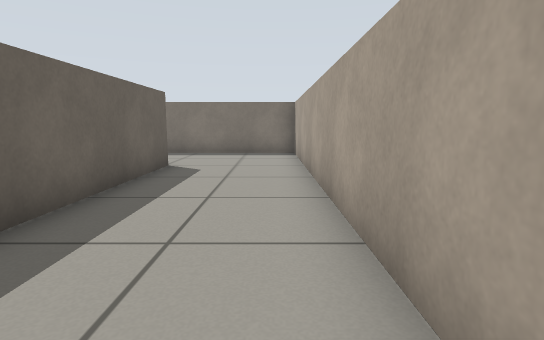
[1] (above)

18 first-person views from a walk through a Gazebo world. The camera is 0.57 m above the floor, tilts 8° down and sees 80° across. The floor is counted in squares, 0.5 m on a side. Each view is taken from the middle of a square. On the plan, view 1 faces up. The plan holds only what a view shows up to about 13 squares ahead; the rest is blank.

[2]
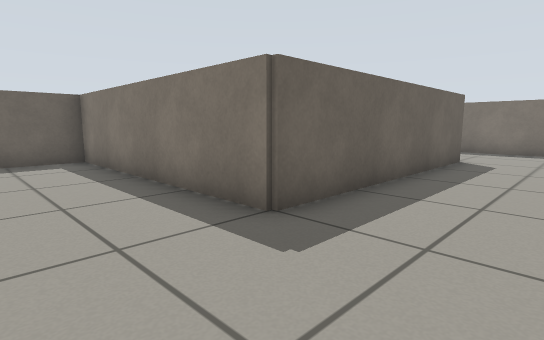

[3]
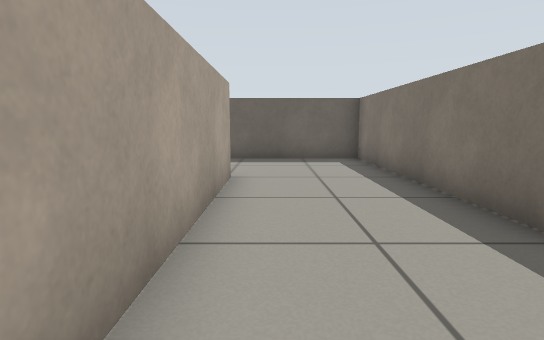

[4]
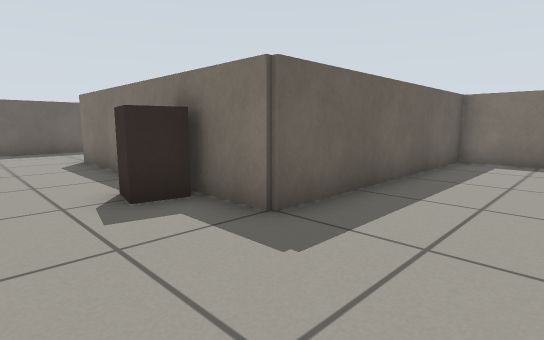

[5]
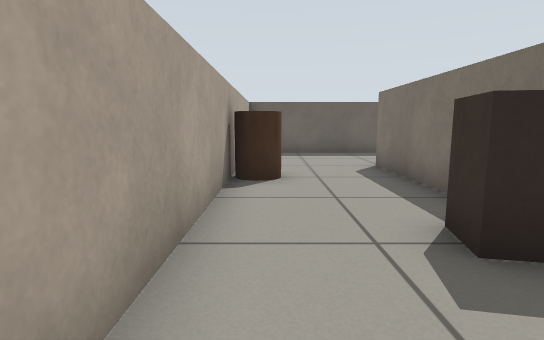

[6]
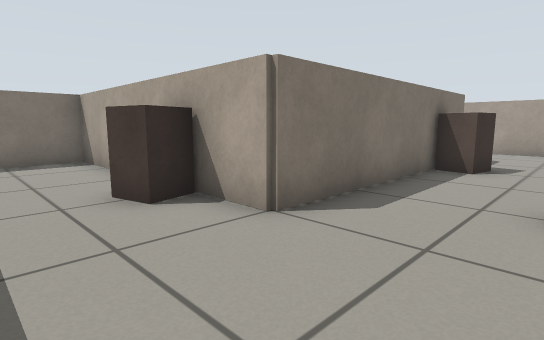

[7]
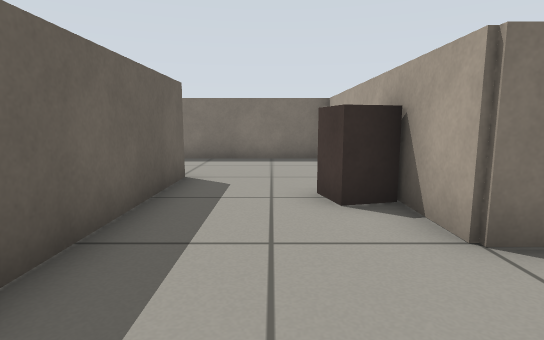

[8]
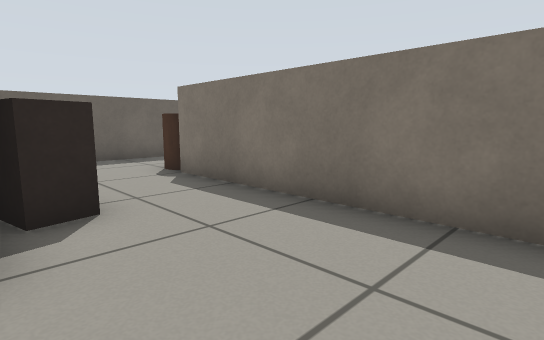

[9]
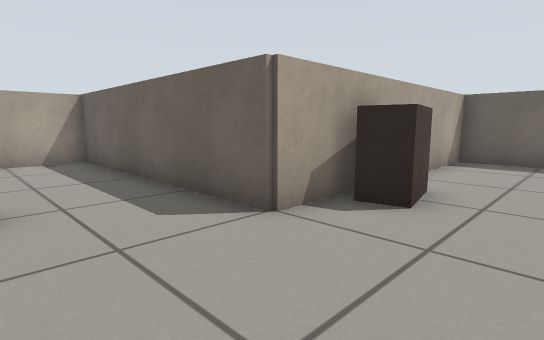

[10]
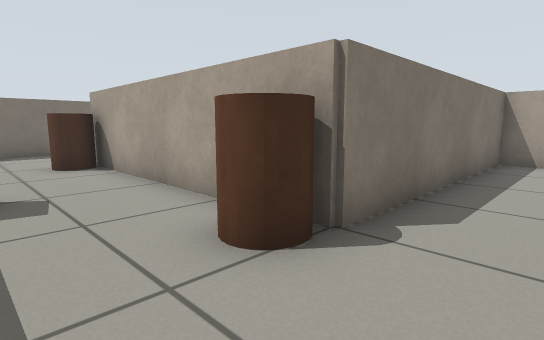

[11]
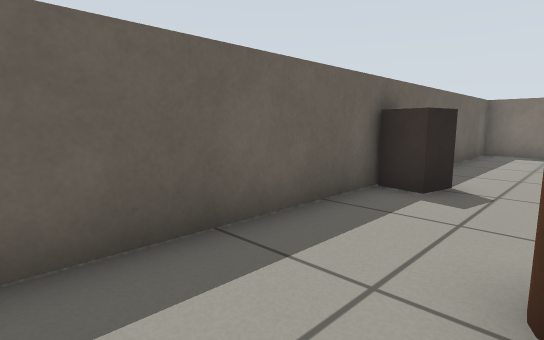

[12]
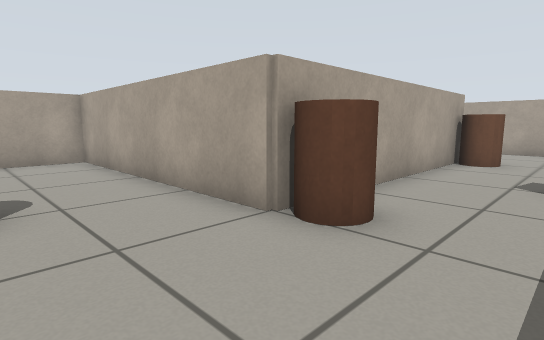

[13]
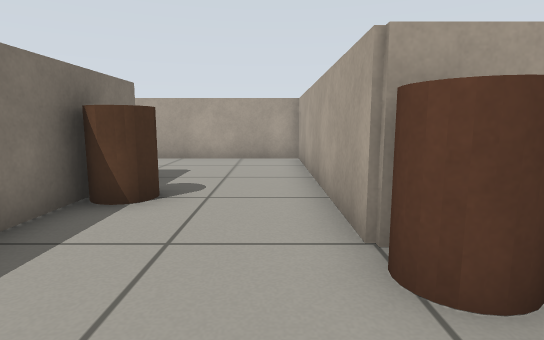

[14]
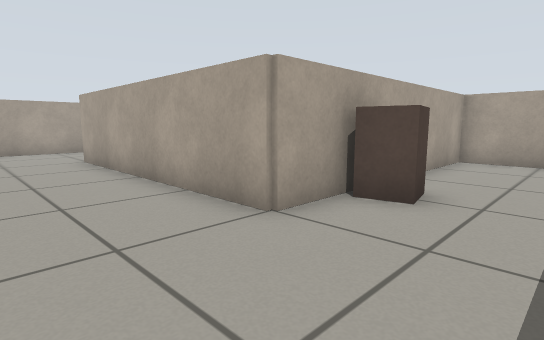

[15]
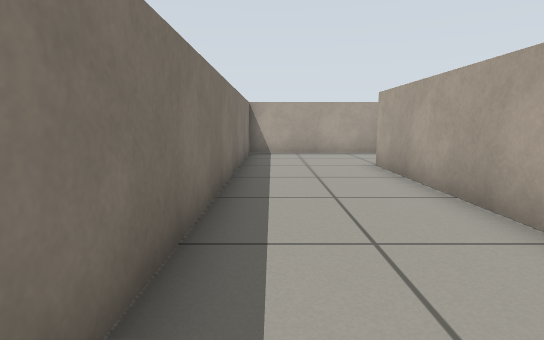

[16]
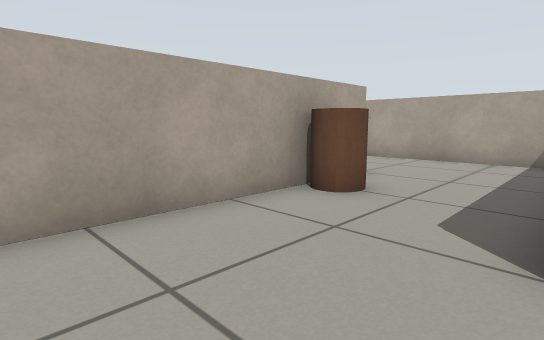

[17]
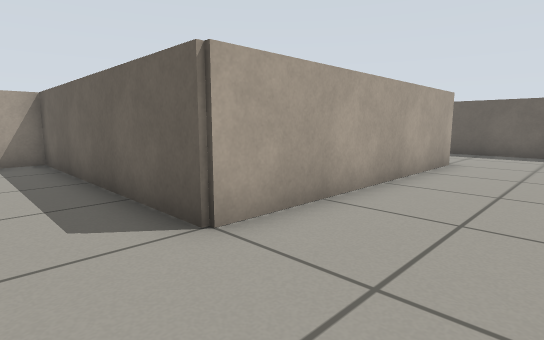

[18]
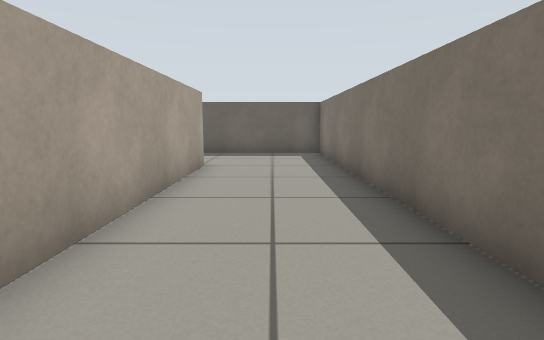

### Floor plan
Points are (right, up) in squares from view 1. A wall is a line through its corners. A room is listed if a view was taken in it or the views show most of it. See-through windows are left out.
Room 1 (views 1, 2, 3, 4, 5, 6, 7, 8, 9, 10, 11, 12, 13, 14, 15, 16, 17, 18)
walls: (-23, 12.9) (-30.9, 12.9) (-30.9, -2.9) (-22.9, -2.9) (-22.9, -10.9) (-10.9, -10.9); (-7.1, 13) (-7.1, 20.9) (-22.9, 20.9) (-22.9, 15.9); (-2.9, 9) (-2.9, 0.9) (-10.9, 0.9) (-10.9, -7.1) (-19.1, -7.1) (-19.1, 0.9) (-27.1, 0.9) (-27.1, 9.1) (-19.1, 9.1) (-19.1, 17.1) (-10.9, 17.1) (-10.9, 9.1) (-5, 9.1); (-7, -2.9) (-0.9, -2.9); (0.9, 0.9) (0.9, 12.9) (-4.2, 12.9); (-7.1, -8.8) (-7.1, -6.5)
objects: brown box (-30, 5); brown cylinder (-28, 1) to (-28, 2); brown cylinder (-28, 8) to (-28, 9); brown box (-26, -2) to (-24, -2); brown cylinder (-25, 12); brown box (-20, -5); brown box (-20, 15); brown cylinder (-17, -10); brown box (-13, -8); brown cylinder (-8, 15)

Positions as (right, up) in squares from view 1, and headings:
1: (0, 0), facing up
2: (0, -2), facing up-left
3: (0, -2), facing left
4: (-8, -10), facing up-left
5: (-10, -10), facing left
6: (-22, -10), facing up-right
7: (-21, -10), facing up
8: (-20, -3), facing up-left
9: (-20, 0), facing down-left
10: (-30, -1), facing up-right
11: (-28, -1), facing up-left
12: (-30, 12), facing down-right
13: (-30, 10), facing right
14: (-22, 20), facing down-right
15: (-20, 20), facing right
16: (-11, 20), facing down-right
17: (-9, 20), facing down-left
18: (-10, 19), facing left
